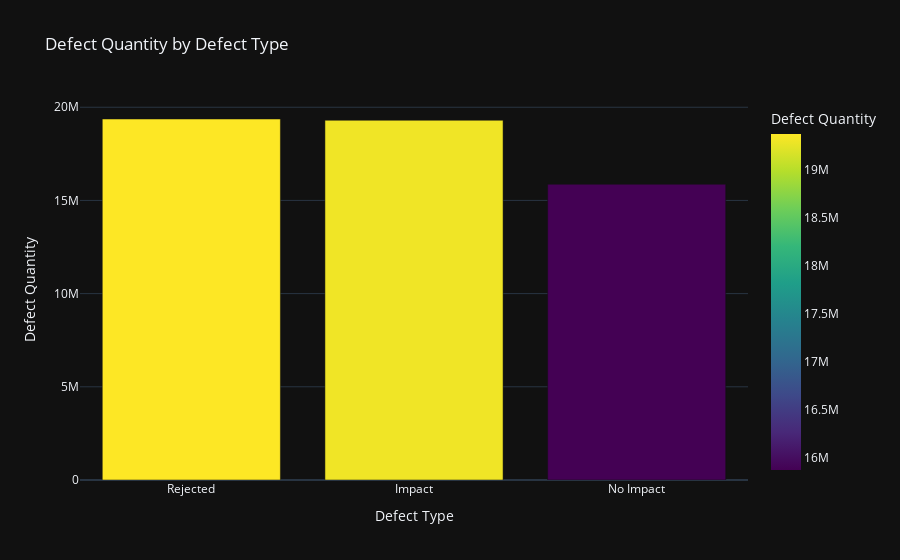

The code cell stored with this chart in its notebook:
### Code cell
import plotly.express as px

# Create a bar chart for defect quantity by defect type
fig = px.bar(defect_analysis_sorted, 
             x='Defect Type', 
             y='Defect Qty',
             title='Defect Quantity by Defect Type',
             labels={'Defect Qty': 'Defect Quantity'},
             template='plotly_dark',
             color='Defect Qty',
             color_continuous_scale='Viridis')

# Display the plot
fig.show()

### Figure 1 — Plotly figure (JSON) as saved in the notebook; plotly's stock layout.template omitted (floating-point values rounded to 4 significant figures)
{"data": [{"alignmentgroup": "True", "hovertemplate": "Defect Type=%{x}<br>Defect Quantity=%{marker.color}<extra></extra>", "legendgroup": "", "marker": {"color": [19369349, 19301562, 15868305], "coloraxis": "coloraxis", "pattern": {"shape": ""}}, "name": "", "offsetgroup": "", "orientation": "v", "showlegend": false, "textposition": "auto", "type": "bar", "x": ["Rejected", "Impact", "No Impact"], "xaxis": "x", "y": [19369349, 19301562, 15868305], "yaxis": "y"}], "layout": {"autosize": true, "barmode": "relative", "coloraxis": {"colorbar": {"title": {"text": "Defect Quantity"}}, "colorscale": [[0, "#440154"], [0.1111, "#482878"], [0.2222, "#3e4989"], [0.3333, "#31688e"], [0.4444, "#26828e"], [0.5556, "#1f9e89"], [0.6667, "#35b779"], [0.7778, "#6ece58"], [0.8889, "#b5de2b"], [1, "#fde725"]]}, "legend": {"tracegroupgap": 0}, "title": {"text": "Defect Quantity by Defect Type"}, "xaxis": {"anchor": "y", "autorange": true, "domain": [0, 1], "range": [-0.5, 2.5], "title": {"text": "Defect Type"}, "type": "category"}, "yaxis": {"anchor": "x", "autorange": true, "domain": [0, 1], "range": [0, 20390000.0], "title": {"text": "Defect Quantity"}, "type": "linear"}}}
